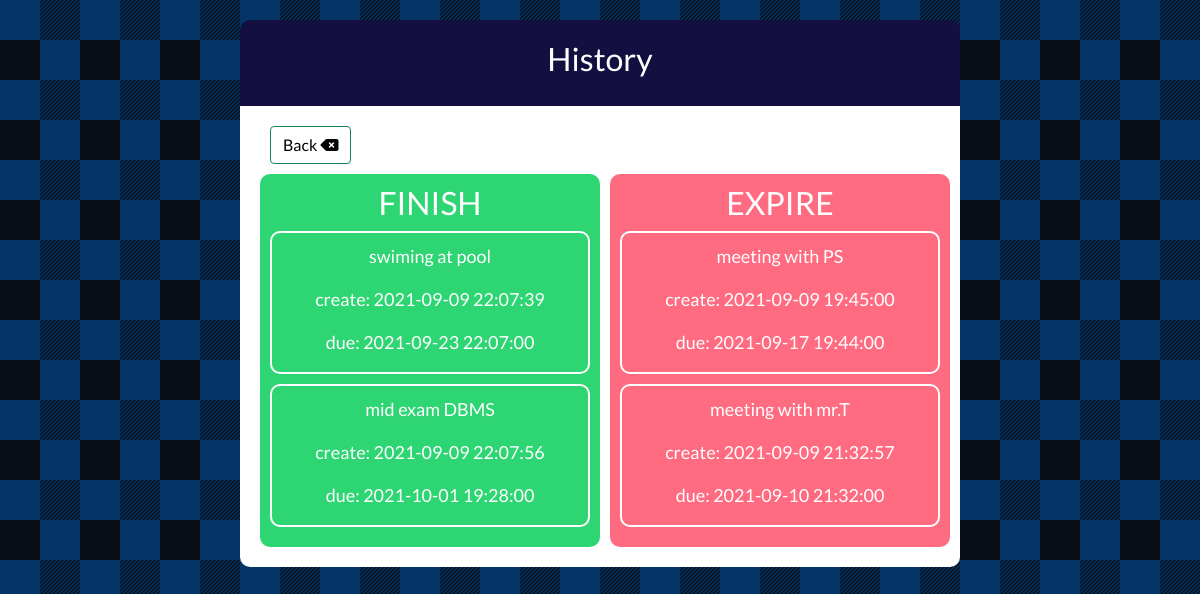
The app's page /list-to-do/history.php (signed in) with its own data.
### tables this page shows
CREATE TABLE `todo` (
  `id_todo` int(11) NOT NULL,
  `user_id` int(11) DEFAULT NULL,
  `task` varchar(50) DEFAULT NULL,
  `create_date` datetime DEFAULT current_timestamp(),
  `due_date` datetime DEFAULT NULL,
  `status_active` int(1) UNSIGNED ZEROFILL DEFAULT NULL,
  `priority` varchar(5) NOT NULL
);

### list-to-do/todo_db.php (called while the page is built, shortened)
<?php
    $user_id_query = $_SESSION['user_id'];
?>

### list-to-do/history.php (the view, shortened to what this page needs)
<?php   include('server.php');
        include('todo_db.php');
        ?>
<?php
    $sql_finish_history = "SELECT todo.* FROM todo INNER JOIN todo_finish ON todo.id_todo = todo_finish.id_todo WHERE user_id = $user_id_query";
    $finish_history = mysqli_query($conn, $sql_finish_history);
    $sql_expire_history = "SELECT todo.* FROM todo INNER JOIN todo_expire ON todo.id_todo = todo_expire.id_todo WHERE user_id = $user_id_query";
    $expire_history = mysqli_query($conn, $sql_expire_history);
?>
<!DOCTYPE html>
<html lang="en">
<head>
    <link href="https://cdn.jsdelivr.net/npm/bootstrap@5.1.0/dist/css/bootstrap.min.css" rel="stylesheet">
    <link rel="stylesheet" href="style.css">
</head>
<body>
        <div class="header-list">
            <h2>History</h2>
        </div>
        <div class="content">
            <a class="btn btn-outline-success" href="index.php" style = "color: black; margin:0px 0 10px 10px; discplay:inline-block;" >Back <i class="fas fa-backspace"></i></a>
            <div class="wrapper-history">
                <div class="finish-history">
                <h2 style = "text-align:center; color:white;">FINISH</h2>
                    <?php while ($finish_show = mysqli_fetch_array($finish_history)) { ?>
                        <div class="task-history">
                            <p><?php echo  $finish_show['task'] ;?></p>
                            <p>create: <?php echo  $finish_show['create_date'] ;?></p>
                            <p>due: <?php echo  $finish_show['due_date'] ;?></p>
                        </div>
                    <?php } ?>
                </div>
                <div class="expire-history">
                <h2 style = "text-align:center; color:white;">EXPIRE</h2>
                    <?php while ($expire_show = mysqli_fetch_array($expire_history)) { ?>
                        <div class="task-history">
                            <p><?php echo  $expire_show['task'] ;?></p>
                            <p>create: <?php echo  $expire_show['create_date'] ;?></p>
                            <p>due: <?php echo  $expire_show['due_date'] ;?></p>
                        </div>
                    <?php } ?>
                </div>
            </div>
        </div>
</body>
</html>

### list-to-do/style.css (style rules this page uses)
* { margin: 0; padding: 0; }
body { font-family: 'Lato', sans-serif; font-size: 120%; background-color: #080c14; }
.header-list { font-size: 20px; width: 60%; margin: 20px auto 0px; color: white; background: #130f40; text-align: center; border-radius: 10px 10px 0px 0px; padding: 20px; }
.content { width: 60%; height: auto; margin: 0 auto ; padding: 20px; background: white; border-radius: 0px 0px 10px 10px; justify-content: center; }
.finish-history { display: block; padding: 10px; font-size: 18px; width: 100%; height:auto; border-radius: 10px; background:#2ed573; }
.expire-history { display: block; padding: 10px; font-size: 18px; width: 100%; height:auto; border-radius: 10px; background:#ff6b81; }
.wrapper-history { display: grid; grid-template-columns: repeat(2, 50%); gap: 10px; }
.task-history { border: 2px solid white; border-radius: 10px; text-align: center; margin-bottom: 10px; padding-top: 10px; color:white; }

### records on screen
todo: task "swiming at pool", create_date "2021-09-09 22:07:39", due_date "2021-09-23 22:07:00"
todo: task "mid exam DBMS", create_date "2021-09-09 22:07:56", due_date "2021-10-01 19:28:00"
todo: task "meeting with PS", create_date "2021-09-09 19:45:00", due_date "2021-09-17 19:44:00"
todo: task "meeting with mr.T", create_date "2021-09-09 21:32:57", due_date "2021-09-10 21:32:00"
